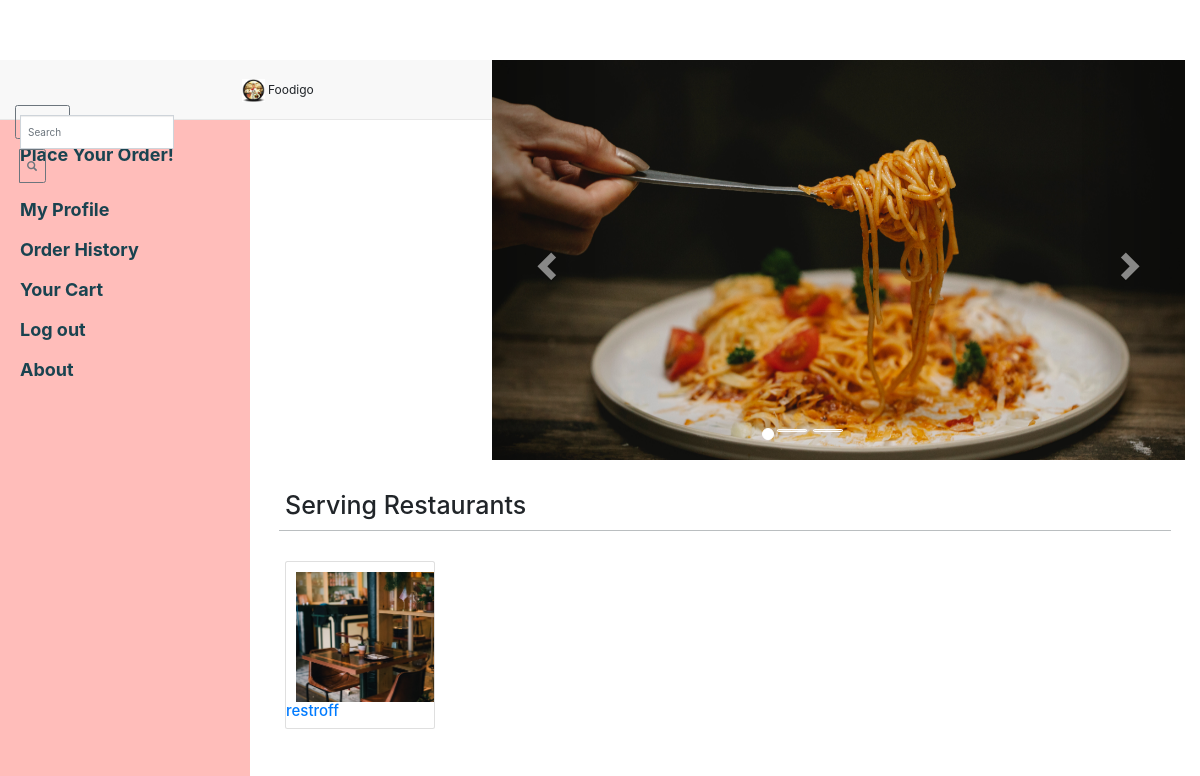
The page / (signed in) on the database as committed earlier.
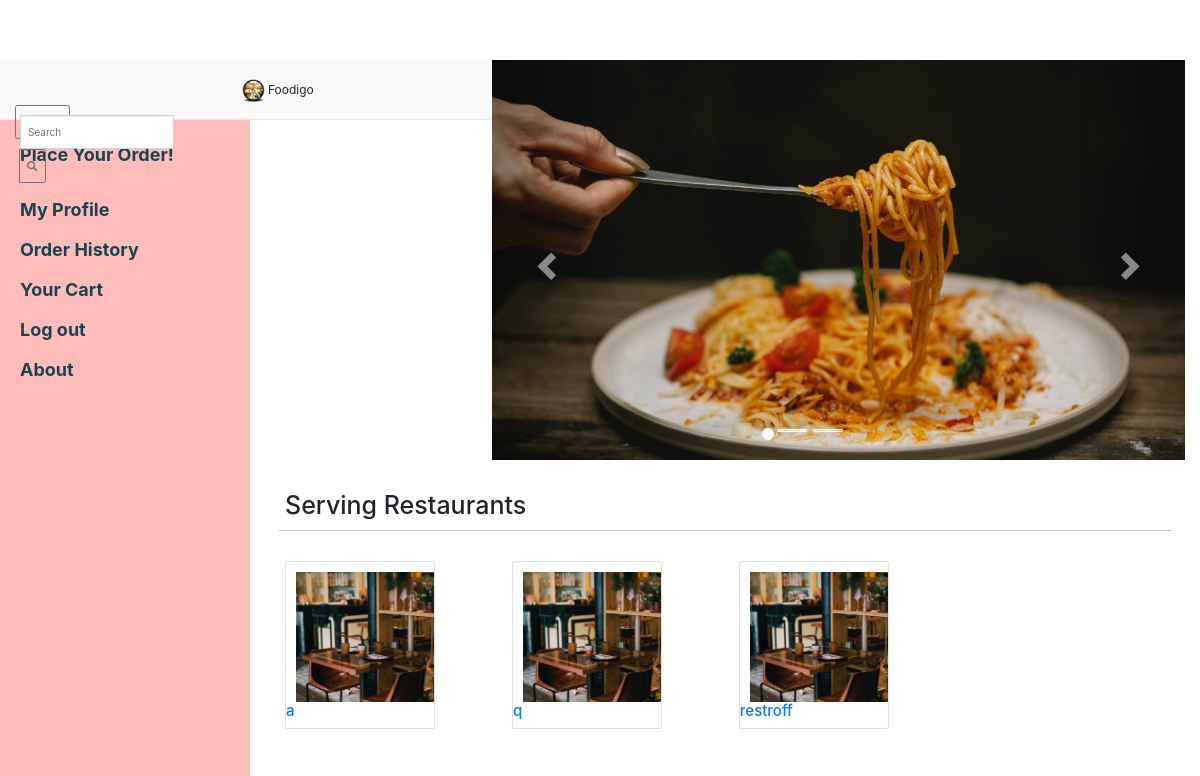
The same page on the database as committed later.
### foodspark/models.py (models this page shows, shortened)
class Restaurant(models.Model):
	email = models.EmailField(primary_key = True)
	password = models.CharField(max_length=100)
	name = models.CharField(max_length=200)
	address = models.TextField()
	RES_TYPE = (
		('B','Bar'),
		('R','Restaurant'),
		('C','Cafe')
	)
	res_type = models.CharField(max_length=1,choices = RES_TYPE,default = 'R')
	cuisine = models.CharField(null = True, max_length=100)
	city = models.CharField(max_length = 100,null = True)
	phone_regex = RegexValidator(regex=r'^\+?1?\d{9,15}$', message="Phone number must be entered in the format: '+999999999'. Up to 15 digits allowed.") #############look into regex
	phone = models.CharField(validators=[phone_regex],max_length=15,blank = True)
	imgurl = models.CharField(max_length=1000,null=True)

### foodspark/views.py (the view, shortened to what this page needs)
# urls.py: 2. Add a URL to urlpatterns:  path('', views.home, name='home')
def home(request):
    if 'id' in request.session.keys():
        if request.session['type'] == 'customer':
            foodlist = FoodItem.objects.all().order_by('-ordercount')[:5]
            restaurants = Restaurant.objects.order_by('name')
            context = {
                'customer': Customer.objects.get(email=request.session['id']),
                'restaurants': restaurants,
                'foodlist': foodlist,
                'count': 1
            }
            return render(request, 'foodspark/userhome.html', context)
    else:
        return render(request, "foodspark/login.html")

### foodspark/templates/foodspark/userhome.html (shortened to what this page needs)
<!DOCTYPE html>
<html lang="en">
<head>
    <link href="/static/css/bootstrap.min.css" rel="stylesheet">
    <link href="/static/css/mystyle.css" rel="stylesheet">
    <link href="/static/css/simple-sidebar2.css" rel="stylesheet">
    <link rel="stylesheet" href="https://maxcdn.bootstrapcdn.com/bootstrap/4.0.0-alpha.2/css/bootstrap.min.css">
</head>
<body>
    <nav class="navbar navbar-nav navbar-default navbar-fixed-top" style="line-height:50px;height:60px;">
        <div class="container" style="margin:0 !important;">
            <span class="navbar-left" style="font-size:1.2em;"><img src="/static/img/logo.gif" class="logo_bitch"/>   Foodigo</span>
            <form class="input-group" style="height: 100%;" action="/search/" method="post">
                <div class="input-group-btn search-panel">
                    <button type="button" class="btn btn-outline-secondary dropdown-toggle navbar-btn usersearchbtn1" data-toggle="dropdown" aria-haspopup="true" aria-expanded="false" >
                        <span id="search_concept" >Select</span></button>
                    <ul class="dropdown-menu scrollable-dropdown" aria-labelledby="usersearchbtn1" style="margin-top: -36px;">
                        <li><a href="#"><input type="hidden" name="search_param" value="City" id="search_param" onclick="showInput();"/>City</li>
                    </ul>
                </div>
                <input type="text" class="form-control" name="search" id="usersearch" placeholder={% if searchkey %}{{searchkey}} {% else %} Search Restaurants, Cuisines, and Food {%endif%} />
                <span class="input-group-btn">
                    <button class="btn btn-outline-secondary navbar-btn usersearchbtn" type="button">
                        <span class="glyphicon glyphicon-search" ></span>
                    </button>
                </span>
            </form>
        </div>
    </nav>
    <div id="wrapper">
        <div id="sidebar-wrapper">
            <ul class="sidebar-nav">
                <li class="sidebar-brand">
                    <a href="/home/">
                    </a>
                </li>
                <li class="sidebar-brand">
                    <a href="/home/">
                        Place Your Order!
                    </a>
                </li>
                <li>
                    <a href="/details/">My Profile</a>
                </li>
                <li>
                    <a href="/history/">Order History</a>
                </li>
                <li>
                    <a href="/cart/">Your Cart</a>
                </li>
                <li>
                    <a href="/logout/">Log out</a>
                </li>
                <li>
                    <a href="/about/">About</a>
                </li>
            </ul>
        </div>
        <div id="page-content-wrapper" style="padding:0; margin:0;">
            <div class="container-fluid">
                <div class="row">
                    <div class="col-lg-12" style="padding:0; margin:0;">
                        <div class="slideshow">
                            <div id="myCarousel" class="carousel slide cover_carousel" data-ride="carousel">
                                <ol class="carousel-indicators">
                                    <li data-target="#myCarousel" data-slide-to="0" class="active"></li>
                                    <li data-target="#myCarousel" data-slide-to="1"></li>
                                    <li data-target="#myCarousel" data-slide-to="2"></li>
                                </ol>
                                <div class="carousel-inner">
                                    <div class="item active">
                                        <img src="/static/img/bg5.jpg" alt="First Slide">
                                    </div>
                                </div>
                                <a class="carousel-control left" href="#myCarousel" data-slide="prev">
                                    <span class="glyphicon glyphicon-chevron-left"></span>
                                </a>
                                <a class="carousel-control right" href="#myCarousel" data-slide="next">
                                    <span class="glyphicon glyphicon-chevron-right"></span>
                                </a>
                            </div>
                        </div>
                    </div>
                </div>
                <h1 style="padding-left: 20px;">Serving Restaurants</h1>
                <hr class="liner"/>
                {% if count == 1 %}
                <div id="terabaaphumain">
                    <div class="rest_details lefty" style="float:left;">
                        <div class="row">
                            {% if restaurants %}
                            {% for restaurant in restaurants %}
                            {% if restaurant.name != "Dominos" and restaurant.name != "McDonalds" and restaurant.name != "PizzaHut" and restaurant.name != "Subway" and restaurant.name != "BurgerKing"  %}
                            <div class="col-sm-4">
                                <div class="card" style="width: 15rem;">
                                    <a href = "/restaurant/{{restaurant.name}}"><img class="card-img-top" src="/static/img/bg1.jpg" alt="Card image cap"></a>
                                    <div class="card-block">
                                        <h4 class="card-title"><a href = "/restaurant/{{restaurant.name}}">{{restaurant.name}}</a></h4>
                                    </div>
                                </div>
                            </div>
                            {% endif %}
                            {% endfor %}
                            {% endif %}
                        </div>
                    </div>
                {% endif %}
                </div>
            </div>
        </div>
    </div>
</body>
</html>

### foodspark/static/css/mystyle.css (style rules this page uses)
.logo_bitch { width:10%; height:10%; }
.navbar-left { width: 225px; }
.navbar-fixed-top { line-height:60px; height:60px; }
.navbar-nav { margin: 0 !important; }
.rest_details { padding: 10px 10px 10px 10px; margin: 10px 10px 10px 10px; }
.cover_carousel { height: 400px; object-fit: cover; }
.cover_carousel img { width: 100%; height: 400px; object-fit: cover; }
.carousel-inner > .item > img { width:100%; height:400px; object-fit: cover; }
.card-img-top { padding-left:1rem; padding-top:1rem; width:14rem; height:14rem; object-fit: cover; }
.liner { height:1px; border:none; padding-left: 3%; width:94%; color:#BABEC0; background-color:#BABEC0; }
#terabaaphumain { padding: 0px; width:100%; }
.lefty { float: left; width:74%; padding-right: 20px; }
.scrollable-dropdown { height: auto; max-height:320px; overflow-x: hidden; padding-top: 0; }
#usersearch { width: 90%; }
.usersearchbtn { margin: 0; margin-top: -16px; padding: 0; height: 34px; background-color: }
.usersearchbtn1 { margin: 0; margin-top: -36px; padding: 0; height: 34px; }

### foodspark/static/css/simple-sidebar2.css (style rules this page uses)
body { overflow-x: hidden; }
#wrapper { padding-left: 0; -webkit-transition: all 0.5s ease; -moz-transition: all 0.5s ease; -o-transition: all 0.5s ease; transition: all 0.5s ease; }
#sidebar-wrapper { z-index: 1000; position: fixed; left: 250px; width: 0; height: 100%; margin-left: -250px; overflow-y: auto; background: #ffbdba; -webkit-transition: all 0.5s ease; -moz-transition: all 0.5s ease; -o-transition: all 0.5s ease; transition: all 0.5s ease; }
#page-content-wrapper { width: 100%; position: absolute; padding: 15px; }
.sidebar-nav { position: absolute; top: 0; width: 250px; margin: 0; padding: 0; list-style: none; }
.sidebar-nav li { text-indent: 20px; line-height: 40px; }
.sidebar-nav li a { display: block; text-decoration: none; color: #194350; font-weight: bold; font-size: 18px; }
.sidebar-nav > .sidebar-brand { height: 65px; font-size: 18px; line-height: 60px; }
.sidebar-nav > .sidebar-brand a { color: #194350; }
@media (min-width:768px) { #wrapper { padding-left: 250px; } }
@media (min-width:768px) { #sidebar-wrapper { width: 250px; } }
@media (min-width:768px) { #page-content-wrapper { padding: 20px; position: relative; } }

Rows that differ between the two databases and show on the page:
added Restaurant: name "a"
added Restaurant: name "q"
